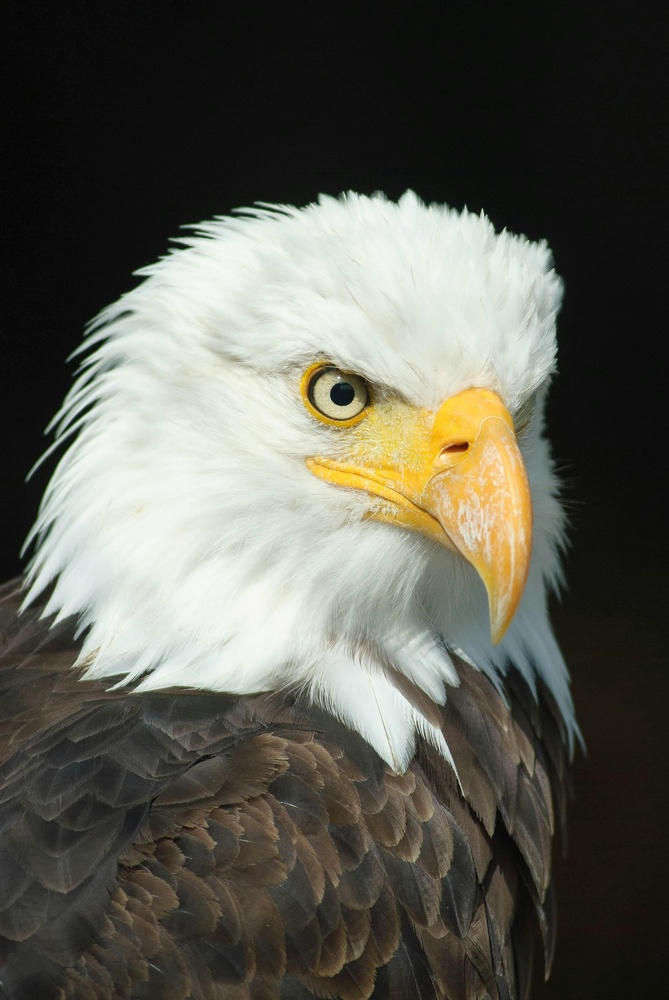
#> input picture Lab Manual/Experiment - 13/Images.jpg, 669 x 1000 px, shrunk from 2273 x 3396 before the run
$ jupyter execute boundary_extraction.ipynb
#> lines starting #> are read from the running program, lines starting #| are printed output that depends on the picture; after the words box and inside, x2 and y2 are one past the last pixel; in counts of white or black regions, pixels touching at a corner belong together
[cell 1]
import cv2
import numpy as np

image = cv2.imread("./Images.jpg", cv2.IMREAD_GRAYSCALE)
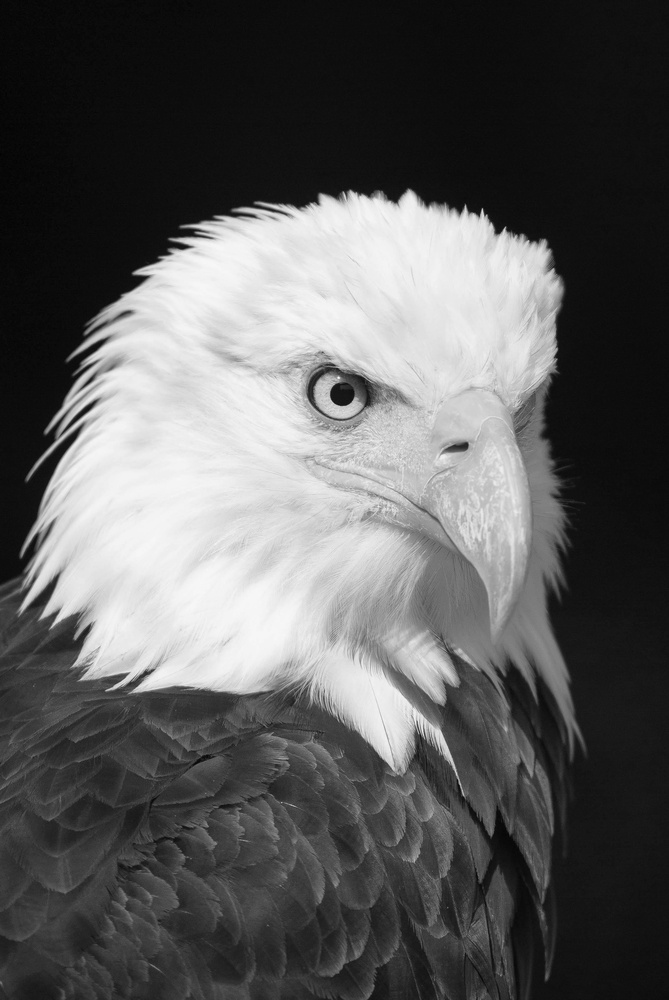
#> image: shape (1000, 669); min 1, max 253, mean 92.3

# Apply Gaussian blur to reduce noise
image_blurred = cv2.GaussianBlur(image, (5, 5), 0)

# Apply Canny edge detection
edges = cv2.Canny(image_blurred, threshold1=30, threshold2=100)
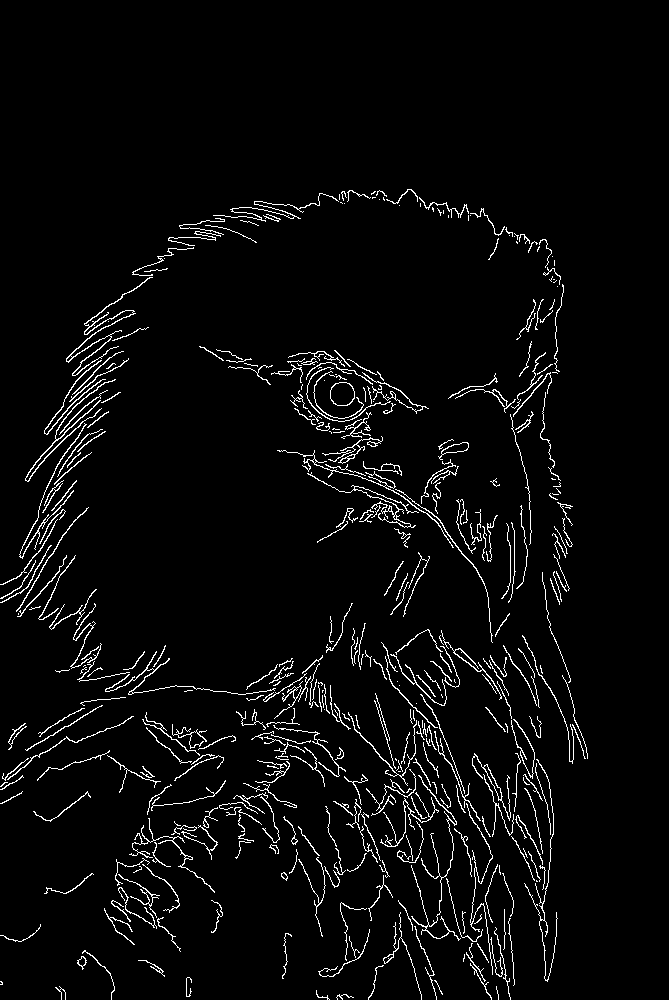
#> edges: shape (1000, 669); 3.8% white in thin lines or dots, all inside (x1, y1, x2, y2) = (0, 189, 588, 1000)

# Create a black image with the same size as the original image
boundary_image = np.zeros_like(image)

# Copy the detected edges to the boundary image
boundary_image[edges > 0] = 255

# # Display the original image and the boundary image
# cv2.imshow("Original Image", image)
# cv2.imshow("Boundary Image", boundary_image)

# Save the boundary image
cv2.imwrite("boundary_image_result.jpg", boundary_image)
print("The boundary image is saved as 'boundary_image_result.jpg'")
